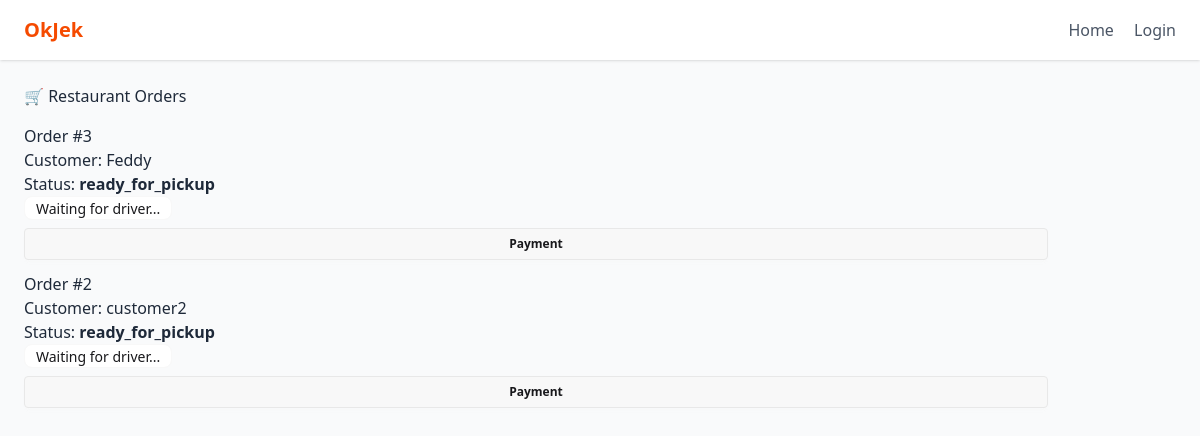
/restaurants/2/orders/, run on the app's committed database.
### orders/models.py (models this page shows, shortened)
class Order(models.Model):
    STATUS_PENDING = 'pending'            # dibuat customer, menunggu restoran konfirmasi
    STATUS_ACCEPTED = 'accepted'          # restoran setuju
    STATUS_PREPARING = 'preparing'        # restoran menyiapkan
    STATUS_READY = 'ready_for_pickup'     # siap diambil driver
    STATUS_PICKED = 'picked'              # driver ambil
    STATUS_DELIVERING = 'delivering'      # driver mengantar
    STATUS_DELIVERED = 'delivered'        # driver sudah antar (tiba di customer)
    STATUS_COMPLETED = 'completed'        # transaksi selesai / sudah dibayar & konfirmasi
    STATUS_CANCELLED = 'cancelled'
    STATUS_CHOICES = [
        (STATUS_PENDING, 'Pending'),
        (STATUS_ACCEPTED, 'Accepted'),
        (STATUS_PREPARING, 'Preparing'),
        (STATUS_READY, 'Ready for pickup'),
        (STATUS_PICKED, 'Picked by driver'),
        (STATUS_DELIVERING, 'Delivering'),
        (STATUS_DELIVERED, 'Delivered'),
        (STATUS_COMPLETED, 'Completed'),
        (STATUS_CANCELLED, 'Cancelled'),
    ]
    PAYMENT_UNPAID = 'unpaid'
    PAYMENT_PAID = 'paid'
    PAYMENT_CHOICES = [
        (PAYMENT_UNPAID, 'Unpaid'),
        (PAYMENT_PAID, 'Paid'),
    ]
    customer = models.ForeignKey(settings.AUTH_USER_MODEL, on_delete=models.CASCADE, related_name='customer_orders')
    restaurant = models.ForeignKey(Restaurant, on_delete=models.CASCADE, related_name='orders')
    driver = models.ForeignKey(settings.AUTH_USER_MODEL, on_delete=models.SET_NULL, null=True, blank=True, related_name='driver_orders')
    total_price = models.DecimalField(max_digits=12, decimal_places=2, default=0)
    status = models.CharField(max_length=32, choices=STATUS_CHOICES, default=STATUS_PENDING)
    payment_status = models.CharField(max_length=16, choices=PAYMENT_CHOICES, default=PAYMENT_UNPAID)
    created_at = models.DateTimeField(auto_now_add=True)
    updated_at = models.DateTimeField(auto_now=True)
    picked_at = models.DateTimeField(null=True, blank=True)
    delivered_at = models.DateTimeField(null=True, blank=True)
    completed_at = models.DateTimeField(null=True, blank=True)
    notes = models.TextField(blank=True, null=True)

### accounts/models.py (models this page shows, shortened)
class User(AbstractUser):
    ROLE_CHOICES = (
        ('admin', 'Administrator'),
        ('restaurant', 'Restaurant'),
        ('driver', 'Driver'),
        ('customer', 'Customer'),
    )
    role = models.CharField(max_length=20, choices=ROLE_CHOICES, default='customer')
    is_approved = models.BooleanField(default=False)

### restaurants/views.py (the view)
# urls.py: path('restaurants/<int:resto_id>/orders/', views.restaurant_orders, name='restaurant_orders'),
def restaurant_orders(request, resto_id):
    restaurant = get_object_or_404(Restaurant, id=resto_id)
    orders = Order.objects.filter(
        restaurant=restaurant
    ).order_by("-created_at")
    return render(request, "restaurants/orders.html", {
        "orders": orders,
        "restaurant": restaurant,
    })

### templates/restaurants/orders.html
{% extends "base.html" %}
{% block content %}
<div class="container mt-5">
    <h2 class="fw-bold mb-4">🛒 Restaurant Orders</h2>
    {% for order in orders %}
    <div class="card p-3 mb-3 shadow-sm">
        <h5>Order #{{ order.id }}</h5>
        <p>Customer: {{ order.customer.username }}</p>
        <p>Status: <strong>{{ order.status }}</strong></p>
        {% if order.status == "pending" %}
            <a href="{% url 'restaurants:accept_order' order.id %}" class="btn btn-primary btn-sm">Accept Order</a>
        {% elif order.status == "accepted" %}
            <a href="{% url 'restaurants:prepare_order' order.id %}" class="btn btn-warning btn-sm">Start Preparing</a>
        {% elif order.status == "preparing" %}
            <a href="{% url 'restaurants:ready_order' order.id %}" class="btn btn-success btn-sm">Ready for Pickup</a>
        {% elif order.status == "ready_for_pickup" %}
            <span class="badge bg-success">Waiting for driver...</span>
        {% endif %}
        <a href="{% url 'restaurants:payment_view' order.id %}" class="btn btn-dark btn-sm mt-2">Payment</a>
    </div>
    {% empty %}
    <p>No orders yet.</p>
    {% endfor %}
</div>
{% endblock %}

### theme/templates/base.html (shortened to what this page needs)
{% load static %}
<!DOCTYPE html>
<html lang="id">
<head>
    <link href="{% static 'css/dist/styles.css' %}" rel="stylesheet">
</head>
<body class="bg-gray-50 text-gray-800">
    <nav class="bg-white shadow px-6 py-4 flex justify-between items-center">
        <div class="font-bold text-xl text-orange-600 items-center">
           <a href="" class="text-orange-600 hover:text-red-600">OkJek</a>
        </div>
        <div class="space-x-4">
            <a href="/" class="text-gray-600 hover:text-orange-600">Home</a>
            <a href="/login" class="text-gray-600 hover:text-orange-600">Login</a>
        </div>
    </nav>
    <main class="p-6">
        {% block content %}
        {% endblock %}
    </main>
</body>
</html>

### data on the page
Order: id "3", customer.username "Feddy", status "ready_for_pickup"
Order: id "2", customer.username "customer2", status "ready_for_pickup"
